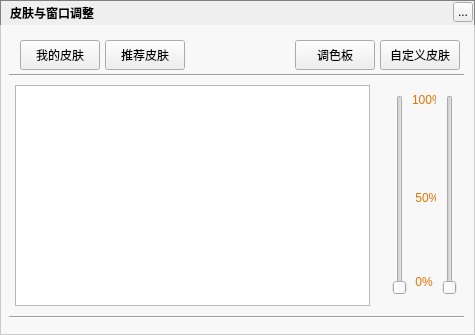
<?xml version="1.0" encoding="UTF-8"?>
<ui version="4.0">
 <class>MusicBackgroundSkinDialog</class>
 <widget class="QWidget" name="MusicBackgroundSkinDialog">
  <property name="geometry">
   <rect>
    <x>0</x>
    <y>0</y>
    <width>475</width>
    <height>335</height>
   </rect>
  </property>
  <property name="windowTitle">
   <string>Form</string>
  </property>
  <property name="styleSheet">
   <string notr="true">#MusicBackgroundSkinDialog{border:1px solid gray}</string>
  </property>
  <widget class="QLabel" name="showPerArea">
   <property name="geometry">
    <rect>
     <x>412</x>
     <y>90</y>
     <width>24</width>
     <height>201</height>
    </rect>
   </property>
   <property name="styleSheet">
    <string notr="true">color: rgb(230,115,0);</string>
   </property>
   <property name="text">
    <string>100%






 50%





 0%</string>
   </property>
  </widget>
  <widget class="QSlider" name="bgTransparentSlider">
   <property name="geometry">
    <rect>
     <x>390</x>
     <y>95</y>
     <width>20</width>
     <height>200</height>
    </rect>
   </property>
   <property name="orientation">
    <enum>Qt::Vertical</enum>
   </property>
  </widget>
  <widget class="QLabel" name="background">
   <property name="geometry">
    <rect>
     <x>0</x>
     <y>0</y>
     <width>475</width>
     <height>335</height>
    </rect>
   </property>
   <property name="styleSheet">
    <string notr="true"/>
   </property>
   <property name="text">
    <string/>
   </property>
  </widget>
  <widget class="QLabel" name="topTitleName">
   <property name="geometry">
    <rect>
     <x>10</x>
     <y>0</y>
     <width>100</width>
     <height>25</height>
    </rect>
   </property>
   <property name="styleSheet">
    <string notr="true">color:&quot;#FFFFFF&quot;;font-weight:bold</string>
   </property>
   <property name="text">
    <string>皮肤与窗口调整</string>
   </property>
  </widget>
  <widget class="QToolButton" name="topTitleCloseButton">
   <property name="geometry">
    <rect>
     <x>453</x>
     <y>2</y>
     <width>20</width>
     <height>20</height>
    </rect>
   </property>
   <property name="text">
    <string>...</string>
   </property>
  </widget>
  <widget class="QPushButton" name="mySkin">
   <property name="geometry">
    <rect>
     <x>20</x>
     <y>40</y>
     <width>80</width>
     <height>30</height>
    </rect>
   </property>
   <property name="text">
    <string>我的皮肤</string>
   </property>
  </widget>
  <widget class="QPushButton" name="netSkin">
   <property name="geometry">
    <rect>
     <x>105</x>
     <y>40</y>
     <width>80</width>
     <height>30</height>
    </rect>
   </property>
   <property name="text">
    <string>推荐皮肤</string>
   </property>
  </widget>
  <widget class="QSlider" name="bgTransparentSliderR">
   <property name="geometry">
    <rect>
     <x>440</x>
     <y>95</y>
     <width>20</width>
     <height>200</height>
    </rect>
   </property>
   <property name="orientation">
    <enum>Qt::Vertical</enum>
   </property>
  </widget>
  <widget class="QStackedWidget" name="stackedWidget">
   <property name="geometry">
    <rect>
     <x>15</x>
     <y>85</y>
     <width>355</width>
     <height>221</height>
    </rect>
   </property>
   <property name="currentIndex">
    <number>1</number>
   </property>
   <widget class="QWidget" name="page"/>
   <widget class="QListWidget" name="themeListWidget"/>
  </widget>
  <widget class="Line" name="line">
   <property name="geometry">
    <rect>
     <x>9</x>
     <y>73</y>
     <width>455</width>
     <height>5</height>
    </rect>
   </property>
   <property name="orientation">
    <enum>Qt::Horizontal</enum>
   </property>
  </widget>
  <widget class="QPushButton" name="customSkin">
   <property name="geometry">
    <rect>
     <x>380</x>
     <y>40</y>
     <width>80</width>
     <height>30</height>
    </rect>
   </property>
   <property name="text">
    <string>自定义皮肤</string>
   </property>
  </widget>
  <widget class="QPushButton" name="paletteButton">
   <property name="geometry">
    <rect>
     <x>295</x>
     <y>40</y>
     <width>80</width>
     <height>30</height>
    </rect>
   </property>
   <property name="text">
    <string>调色板</string>
   </property>
  </widget>
  <widget class="Line" name="line_2">
   <property name="geometry">
    <rect>
     <x>9</x>
     <y>315</y>
     <width>455</width>
     <height>5</height>
    </rect>
   </property>
   <property name="orientation">
    <enum>Qt::Horizontal</enum>
   </property>
  </widget>
  <widget class="QLabel" name="backgroundMask">
   <property name="geometry">
    <rect>
     <x>0</x>
     <y>25</y>
     <width>481</width>
     <height>311</height>
    </rect>
   </property>
   <property name="styleSheet">
    <string notr="true">background:rgba(255,255,255,150)</string>
   </property>
   <property name="text">
    <string/>
   </property>
  </widget>
  <zorder>background</zorder>
  <zorder>backgroundMask</zorder>
  <zorder>showPerArea</zorder>
  <zorder>bgTransparentSlider</zorder>
  <zorder>topTitleName</zorder>
  <zorder>topTitleCloseButton</zorder>
  <zorder>mySkin</zorder>
  <zorder>netSkin</zorder>
  <zorder>bgTransparentSliderR</zorder>
  <zorder>stackedWidget</zorder>
  <zorder>line</zorder>
  <zorder>customSkin</zorder>
  <zorder>paletteButton</zorder>
  <zorder>line_2</zorder>
 </widget>
 <resources/>
 <connections/>
</ui>
